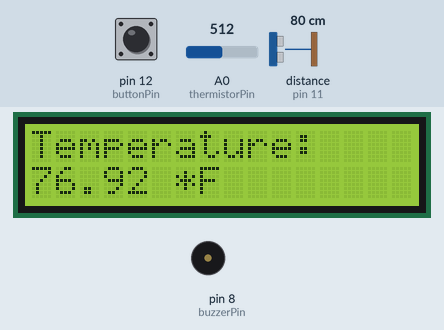
This program was run on a simulated Arduino Uno, built with avr-gcc and run on an emulated ATmega328P. Shown: 16×2 character LCD, buzzer (waves = sounding, pin HIGH). Wiring (inferred from the names in the program): ultrasonic range finder: trigger pin 13; echo pin 11. The inputs (shaded band) are chosen by the test bench; at power-on: pin 12 (buttonPin) LOW, distance to the obstacle (sensor on pin 11) 80 cm, A0 (thermistorPin) = 512. The echo pulse lasts 58.3 µs per cm; pins used as bus, display or sensor lines are not drawn.

Above: at 1.2 s.
1.3 s: pin 12 (buttonPin) pulled HIGH for 3.2 s
At 4.6 s:
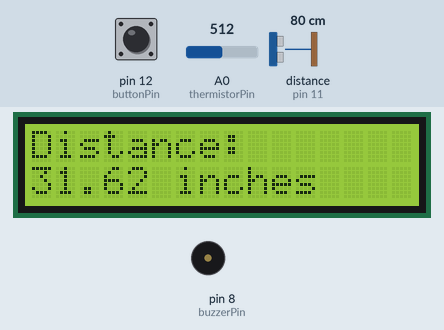
6.0 s: distance to the obstacle (sensor on pin 11) set to 53 cm
At 6.9 s:
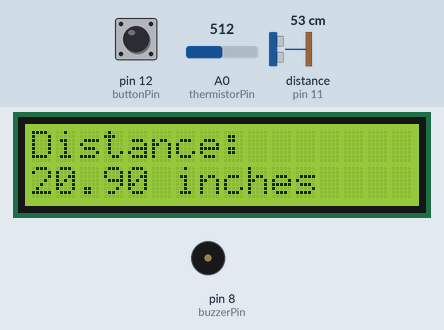
7.6 s: distance to the obstacle (sensor on pin 11) set to 47 cm
At 8.9 s:
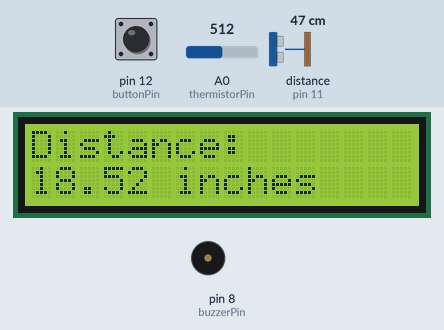
11.7 s: A0 (thermistorPin) set to 716
At 13.1 s:
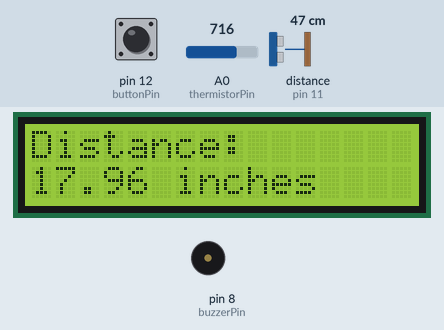
13.8 s: pin 12 (buttonPin) pulled HIGH for 1.25 s
At 15.1 s:
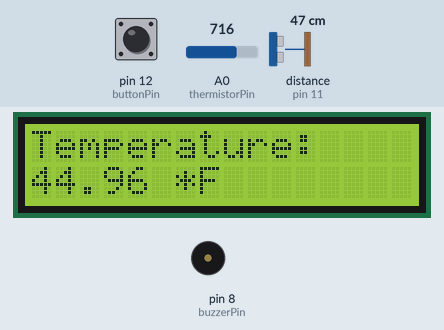
19.1 s: A0 (thermistorPin) set to 883
At 20.4 s:
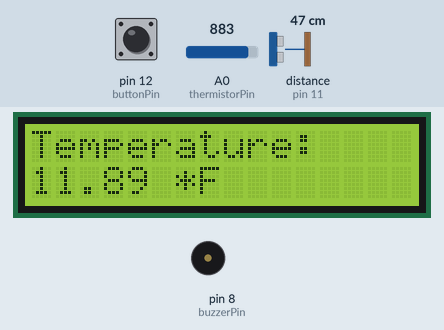
22.1 s: A0 (thermistorPin) set to 904
Timing chart, 0 to 27.2 s (numbered marks = the images above; inputs shaded):
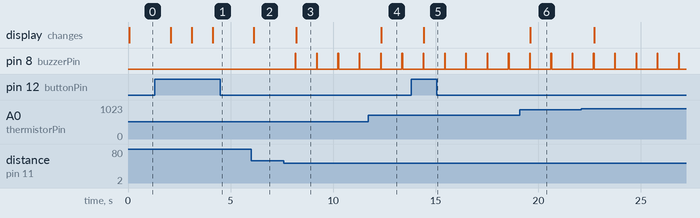

Measured:
- the behaviour switches between 51 and 50 cm on distance to the obstacle (sensor on pin 11) (found by bisection; images 2 and 3)
- after the input at 1.3 s, the display: changes after 0.79 s (image 1)
- after the input at 6.0 s, the display: changes after 0.14 s (image 2)
- after the input at 7.6 s, pin 8 (buzzerPin): alternates HIGH for 0.03 s and LOW for 1.0 s, starting after 0.55 s; the display: changes after 0.59 s (image 3)
- after the input at 11.7 s, the display: changes after 0.65 s (image 4)
- after the input at 13.8 s, the display: changes after 0.63 s (image 5)
- after the input at 19.1 s, the display: changes after 0.51 s (image 6)

The program:

main.cpp
```cpp
// include any project and upload it
// do NOT mix project. if you do, make a new project
#include "sensor_proj.cpp"

SensorProj sp(10, 9, 5, 4, 3, 2);

void setup()
{
    Serial.begin(9600);
    sp.activatePins();
}

void loop()
{
    sp.getTemperature();
    sp.sendPing();
    sp.setSoundandDistance();
    sp.displayInfo();
}
```

sensor_proj.cpp
```cpp
#include <Arduino.h>
#include <LiquidCrystal.h>

// uses the thermistor to get the temperature
// then the temperature is used to calculate the speed of sound
// finally the speed of sound is used to calculate the distance

class SensorProj
{
    public:
        LiquidCrystal LCD;

        const uint8_t triggerPin{13};
        const uint8_t echoPin{11};
        const uint8_t thermistorPin{A0};
        const uint8_t buttonPin{12};
        const uint8_t buzzerPin{8};

        uint8_t state = 0;
        const uint8_t tempState = 0;
        const uint8_t distState = 1;

        const double RESISTOR{10000.00};
        const double THERMISTOR{10000.00};

        const double NOMINAL{25.00};
        const double B{3977.00};

        const double FahrRate = 0.33;
        const double baseSpeedFahr = 320.3;
        const double inchesPerMeter = 39.3701;

        double time; // in microseconds
        double temperatureF;
        double speedOfSound; // in feet per second, it's 776.5 in mi/hr
        double distance;

        // constructor
        SensorProj(uint8_t p1, uint8_t p2, uint8_t p3, uint8_t p4, uint8_t p5, uint8_t p6):
            LCD(p1, p2, p3, p4, p5, p6) {}

        // for void setup()
        void activatePins()
        {
            pinMode(triggerPin, OUTPUT); // we're writing to the trigger pin using the echo pin --> output
            pinMode(echoPin, INPUT); // we're reading from the echo pin --> input
            pinMode(buttonPin, INPUT);
            pinMode(buzzerPin, OUTPUT);
            LCD.begin(16,2);
        }

        // rest goes in void loop();
        void getTemperature() // returns in fahrenheit
        {
            double thermVolt = (5.00 / 1023.00) * analogRead(thermistorPin);
            double resistorVolt = 5.00 - thermVolt;

            double thermResistance = thermVolt / (resistorVolt / RESISTOR);

            double ln = log(thermResistance / THERMISTOR);
            double temp = (1.00 / ((ln / B) + (1 / (NOMINAL + 273.15)))); // in kelvins

            temperatureF = ((temp - 273.15) * (9.00/5.00)) + 32.00;
        }

        void sendPing() // sets the time it took for the ping to travel and return
        {
            digitalWrite(triggerPin, LOW);
            delayMicroseconds(2); // delay by 2 milisecond
            // can also do this: delayMicroseconds(2000);
            digitalWrite(triggerPin, HIGH);
            delayMicroseconds(10);
            digitalWrite(triggerPin, LOW); // trigger pulse ends here by bringing it low. by the end of this, a pulse was sent
            time = pulseIn(echoPin, HIGH) / 1000000.00;
        }

        void setSoundandDistance()
        {
            speedOfSound = (baseSpeedFahr + (FahrRate * temperatureF)) * inchesPerMeter; // in inches per second
            distance = (speedOfSound * time) / 2.00;

            if(distance <= 20.00) // maximum distance needed to
            {
                digitalWrite(buzzerPin, HIGH);
                delay(30);
                digitalWrite(buzzerPin, LOW);
            }
        }

        void printDistance()
        {
            LCD.setCursor(0,0);
            LCD.print("Distance: ");
            LCD.setCursor(0,1);
            LCD.print(distance);
            LCD.print(" inches");
            delay(1000);

        }

        void printTemperature()
        {
            LCD.setCursor(0,0);
            LCD.print("Temperature: ");
            LCD.setCursor(0,1);
            LCD.print(temperatureF);
            LCD.print(" *F");
            delay(1000);
        }

        void displayInfo()
        {
            if(digitalRead(buttonPin) == HIGH)
            {
                if(state == tempState)
                {
                    state = distState;
                }
                else
                {
                    state = tempState;
                }
                LCD.clear();
            }

            if(state == tempState)
            {

                printTemperature();
            }
            else
            {
                LCD.clear();
                printDistance();
            }

        }
};
```
